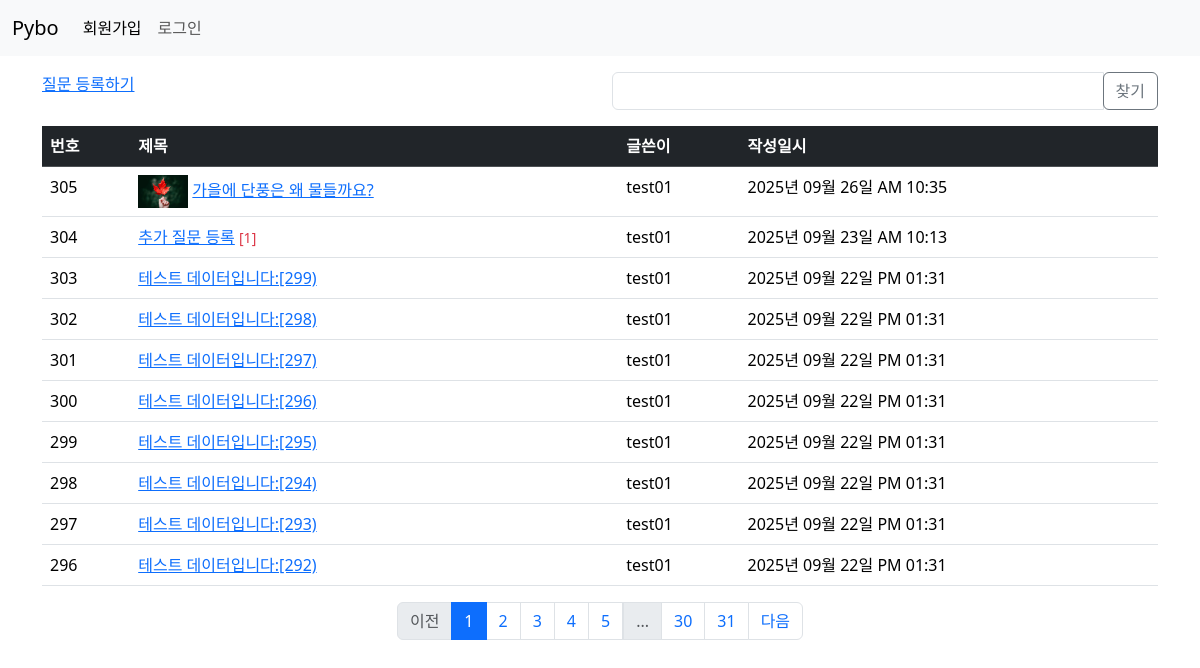
Page /question/list/ on the committed database.
### pybo/models.py (models this page shows)
class Question(db.Model):
    id = db.Column(db.Integer, primary_key=True)
    subject = db.Column(db.String(200), nullable=False)
    content = db.Column(db.Text(), nullable=False)
    create_date = db.Column(db.DateTime(), nullable=False)
    user_id = db.Column(db.Integer, db.ForeignKey('user.id', ondelete='CASCADE'),
                        nullable=False)
    user = db.relationship('User', backref=db.backref('question_set'))
    modify_date = db.Column(db.DateTime(), nullable=True)
    image_path = db.Column(db.String(200), nullable=True)

class User(db.Model):
    id = db.Column(db.Integer, primary_key=True)
    username = db.Column(db.String(150), unique=True, nullable=False)
    password = db.Column(db.String(200), nullable=False)
    email = db.Column(db.String(120), unique=True, nullable=False)

### pybo/views/question_views.py (the view, shortened to what this page needs)
@bp.route('/list/')
def _list():
    page = request.args.get('page', default=1, type=int) # 페이지
    kw = request.args.get('kw', default='', type=str)  # 검색 키워드
    question_list = Question.query.order_by(Question.create_date.desc())
    question_list = question_list.paginate(page=page, per_page=10) # 한페이지에 보여야할 게시글 수
    return render_template('question/question_list.html',
                           question_list=question_list, page=page, kw=kw)

### pybo/filter.py (called while the page is built)
def format_datetime(value, fmt='%Y년 %m월 %d일 %p %I:%M'):
    return value.strftime(fmt)

### pybo/views/auth_views.py (called while the page is built)
@bp.before_app_request
def load_logged_in_user():
    user_id = session.get('user_id')
    if user_id is None:
        g.user = None
    else:
        g.user = User.query.get(int(user_id))

### pybo/templates/question/question_list.html (shortened to what this page needs)
{% extends 'base.html' %}
{% block content %}
<div class="container my-3">
    <div class="row my-3">
        <div class="col-6">
            <a href="{{ url_for('question.create') }}" class="btn-primary">질문 등록하기</a>
        </div>
        <div class="col-6">
            <div class="input-group">
                <input type="text" id="search_kw" class="form-control"
                    value="{{ kw or '' }}">
                <div class="input-group-append">
                    <button class="btn btn-outline-secondary" id="btn_search">찾기</button>
                </div>
            </div>
        </div>
    </div>
    <table class="table table-hover">
        <thead>
        <tr class="table-dark">
            <th>번호</th>
            <th>제목</th>
            <th>글쓴이</th>
            <th>작성일시</th>
        </tr>
        </thead>
        <tbody>
        {% if question_list %}
        {% for question in question_list.items %}
        <tr>
            <td>{{ question_list.total - (question_list.page - 1) * question_list.per_page - loop.index0 }}</td>
            <td>
                {%if question.image_path %}
                <img src="{{ url_for('static', filename=question.image_path) }}" alt="썸네일" style="width: 50px;">
                {% endif %}
                <a href="{{ url_for('question.detail', question_id= question.id) }}">{{ question.subject }}</a>
                {% if question.answer_set | length > 0 %}
                <span class="text-danger small"> [{{question.answer_set | length}}]</span>
                {% endif %}
            </td>
            <td>{{ question.user.username }}</td>
            <td>{{ question.create_date|datetime }}</td>
        </tr>
        {% endfor %}
        {% else %}
        <tr>
            <td colspan="3">질문이 없습니다.</td>
        </tr>
        {% endif %}
        </tbody>
    </table>
    <ul class="pagination justify-content-center">
        {% if question_list.has_prev %}
        <li class="page-item"><a data-page="{{ question_list.prev_num }}" href="javascript:void(0)" class="page-link">이전</a></li>
        {% else %}
        <li class="page-item disabled"><a href="javascript:void(0)" class="page-link">이전</a></li>
        {% endif %}
        {% for page_num in question_list.iter_pages() %}
        {% if page_num %}
        {% if page_num != question_list.page %}
         <li class="page-item"><a  class="page-link" data-page="{{ page_num }}" href="javascript:void(0)">{{ page_num }}</a></li>
        {% else %}
         <li class="page-item active">
          <a class="page-link" href="javascript:void(0)" aria-current="page">{{ page_num }}</a>
         </li>
        {% endif %}
        {% else %}
        <li class="page item disabled"><a class="page-link" href="javascript:void(0)">...</a></li>
        {% endif %}
        {% endfor %}
        {% if question_list.has_next %}
        <li class="page-item"><a class="page-link" data-page="{{ question_list.next_num }}" href="javascript:void(0)">다음</a></li>
        {% else %}
        <li class="page-item disabled"><a href="javascript:void(0)" class="page-link">다음</a></li>
        {% endif %}
  </ul>
</div>
{% endblock %}

### pybo/templates/base.html (shortened to what this page needs)
<!DOCTYPE html>
<html lang="ko">
<head>
    <link rel="stylesheet" href="https://cdn.jsdelivr.net/npm/bootstrap@5.3.6/dist/css/bootstrap.min.css">
    <link rel="stylesheet" href="{{ url_for('static', filename='style.css') }}">
</head>
<body>
{% include 'navbar.html' %}
{% block content %}
{% endblock %}
</body>
</html>

### pybo/templates/navbar.html (shortened to what this page needs)
<nav class="navbar navbar-expand-sm bg-body-tertiary">
    <div class="container-fluid">
        <a class="navbar-brand" href="{{ url_for('main.index') }}">Pybo</a>
        <div class="collapse navbar-collapse" id="navbarTogglerDemo02">
            {% if g.user %}
            <ul class="navbar-nav me-auto mb-2 mb-lg-0">
                <li class="nav-item">
                    <a class="nav-link active" aria-current="page"
                       href="{{ url_for('auth.logout') }}">{{ g.user.username }} (로그아웃)</a>
                </li>
            </ul>
            {% else %}
            <ul class="navbar-nav me-auto mb-2 mb-lg-0">
                <li class="nav-item">
                    <a class="nav-link active" aria-current="page"
                       href="{{ url_for('auth.signup') }}">회원가입</a>
                </li>
                <li class="nav-item">
                    <a class="nav-link" href="{{ url_for('auth.login') }}">로그인</a>
                </li>
            </ul>
            {% endif %}
        </div>
    </div>
</nav>

### rows in the picture
Question: total "305", image_path (picture), subject "가을에 단풍은 왜 물들까요?", user.username "test01", create_date "2025년 09월 26일 AM 10:35"
Question: id "304", subject "추가 질문 등록", answer_set|length "1", user.username "test01", create_date "2025년 09월 23일 AM 10:13"
Question: id "303", subject "테스트 데이터입니다:[299)", user.username "test01", create_date "2025년 09월 22일 PM 01:31"
Question: id "302", subject "테스트 데이터입니다:[298)", user.username "test01", create_date "2025년 09월 22일 PM 01:31"
Question: id "301", subject "테스트 데이터입니다:[297)", user.username "test01", create_date "2025년 09월 22일 PM 01:31"
Question: id "300", subject "테스트 데이터입니다:[296)", user.username "test01", create_date "2025년 09월 22일 PM 01:31"
Question: id "299", subject "테스트 데이터입니다:[295)", user.username "test01", create_date "2025년 09월 22일 PM 01:31"
Question: id "298", subject "테스트 데이터입니다:[294)", user.username "test01", create_date "2025년 09월 22일 PM 01:31"
Question: id "297", subject "테스트 데이터입니다:[293)", user.username "test01", create_date "2025년 09월 22일 PM 01:31"
Question: id "296", subject "테스트 데이터입니다:[292)", user.username "test01", create_date "2025년 09월 22일 PM 01:31"

### other values in the picture
{{ page_num }} "1"
{{ page_num }} "2" "3" "4" "5" "30" "31"
